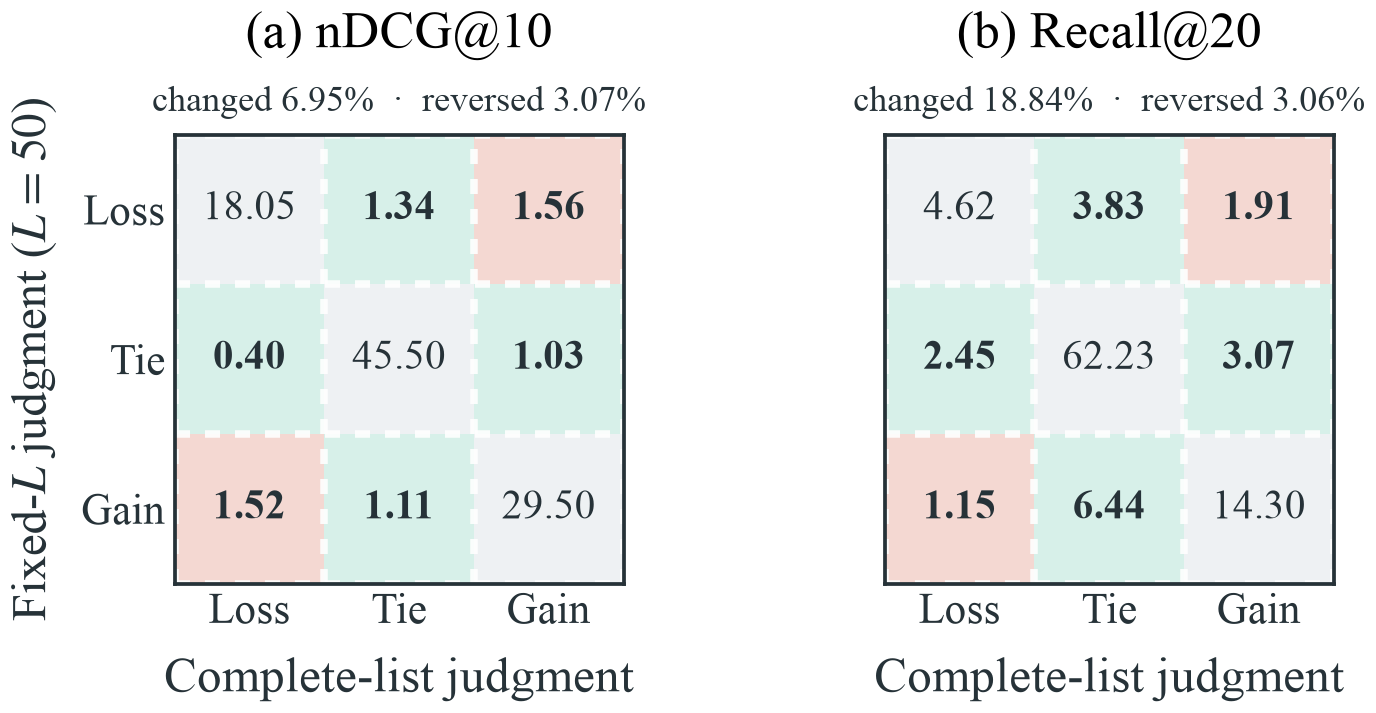

Write Python code to recreate this figure.
from __future__ import annotations

import json
import sys
from pathlib import Path

import matplotlib
import numpy as np
import pandas as pd
from matplotlib.colors import ListedColormap

matplotlib.use("Agg")
import matplotlib.pyplot as plt

ROOT = Path(__file__).resolve().parents[2]
sys.path.insert(0, str(ROOT / "figures"))

from qudar_style import COLORS, apply_style, save_figure


DATASETS = (
    "scifact",
    "nfcorpus",
    "trec-covid",
    "fiqa",
    "arguana",
    "webis-touche2020",
    "scidocs",
)
RAW = ROOT / "artifacts" / "results" / "raw"
CATEGORIES = ("Loss", "Tie", "Gain")
TOP_L = 50


def _read_rows(path: Path) -> list[dict[str, object]]:
    return [json.loads(line) for line in path.read_text().splitlines()]


def _load_results(*, fixed: bool) -> pd.DataFrame:
    rows: list[dict[str, object]] = []
    suffix = "-fixed-top-l" if fixed else ""
    for dataset in DATASETS:
        rows.extend(_read_rows(RAW / f"{dataset}{suffix}.jsonl"))
    frame = pd.DataFrame(rows)
    selected = (
        (frame["track"] == "controlled")
        & (frame["condition_id"] == "primary")
        & (frame["reference_count"] == 5)
        & (frame["rrf_constant"] == 60)
        & frame["method"].isin(("original", "proposed"))
    )
    if fixed:
        selected &= frame["top_l"] == TOP_L
    return frame[selected]


def _judgment(values: pd.Series) -> pd.Series:
    return pd.Series(
        np.where(values > 1e-12, "Gain", np.where(values < -1e-12, "Loss", "Tie")),
        index=values.index,
    )


def _transition_matrix(metric: str) -> np.ndarray:
    key = ["dataset", "query_id", "draw_id"]
    complete = _load_results(fixed=False).pivot(
        index=key, columns="method", values=metric
    )
    fixed = _load_results(fixed=True).pivot(
        index=key, columns="method", values=metric
    )
    labels = pd.DataFrame(index=complete.index)
    labels["complete"] = _judgment(
        complete["proposed"] - complete["original"]
    )
    labels["fixed"] = _judgment(fixed["proposed"] - fixed["original"])
    labels = labels.reset_index()

    matrices: list[pd.DataFrame] = []
    for _, dataset in labels.groupby("dataset"):
        matrix = pd.crosstab(
            dataset["fixed"], dataset["complete"], normalize="all"
        ).reindex(index=CATEGORIES, columns=CATEGORIES, fill_value=0.0)
        matrices.append(matrix)
    return (sum(matrices) / len(matrices)).to_numpy() * 100.0


def _draw_matrix(axis: plt.Axes, values: np.ndarray, title: str) -> None:
    semantic_cells = np.ones((3, 3), dtype=int)
    np.fill_diagonal(semantic_cells, 0)
    semantic_cells[0, 2] = 2
    semantic_cells[2, 0] = 2
    cmap = ListedColormap(("#EEF1F3", "#D7F0E9", "#F4D8D2"))
    axis.imshow(semantic_cells, cmap=cmap, vmin=0, vmax=2, aspect="equal")

    for row in range(3):
        for column in range(3):
            axis.text(
                column,
                row,
                f"{values[row, column]:.2f}",
                ha="center",
                va="center",
                color=COLORS["ink"],
                fontsize=6.5,
                fontweight="bold" if row != column else "normal",
            )

    changed = values.sum() - np.trace(values)
    reversed_ = values[0, 2] + values[2, 0]
    axis.set_title(title, pad=14.0)
    axis.text(
        0.5,
        1.035,
        f"changed {changed:.2f}%  ·  reversed {reversed_:.2f}%",
        transform=axis.transAxes,
        ha="center",
        va="bottom",
        fontsize=5.8,
        color=COLORS["ink"],
    )
    axis.set_xticks(range(3), CATEGORIES)
    axis.set_yticks(range(3), CATEGORIES)
    axis.set_xlabel("Complete-list judgment")
    axis.tick_params(length=0, pad=1.5)
    axis.set_xticks(np.arange(-0.5, 3, 1), minor=True)
    axis.set_yticks(np.arange(-0.5, 3, 1), minor=True)
    axis.grid(which="minor", color="white", linewidth=1.2)
    axis.grid(which="major", visible=False)
    axis.tick_params(which="minor", bottom=False, left=False)
    for spine in axis.spines.values():
        spine.set_color(COLORS["ink"])
        spine.set_linewidth(0.6)


def main() -> None:
    apply_style()
    ndcg = _transition_matrix("ndcg_at_10")
    recall = _transition_matrix("recall_at_20")

    fig, axes = plt.subplots(1, 2, figsize=(3.35, 1.75))
    _draw_matrix(axes[0], ndcg, "(a) nDCG@10")
    _draw_matrix(axes[1], recall, "(b) Recall@20")
    axes[0].set_ylabel(f"Fixed-$L$ judgment ($L={TOP_L}$)")
    axes[1].set_yticklabels([])
    fig.subplots_adjust(left=0.15, right=0.995, bottom=0.23, top=0.80, wspace=0.26)
    save_figure(fig, Path(__file__), "fig_fixed_top_l_diagnostics.pdf")
    plt.close(fig)


if __name__ == "__main__":
    main()
